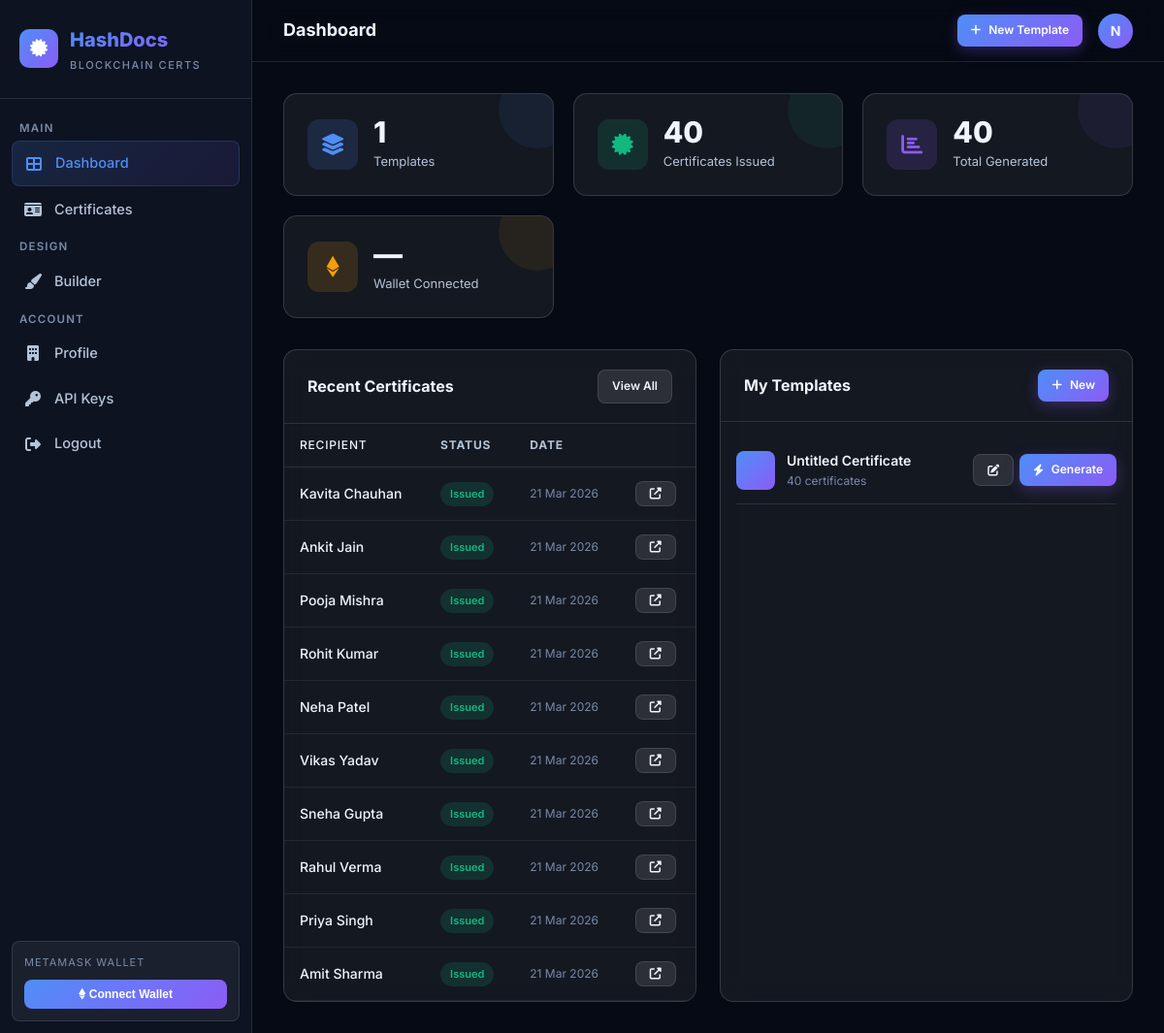
Before: /dashboard/ (signed in) with the older database file.
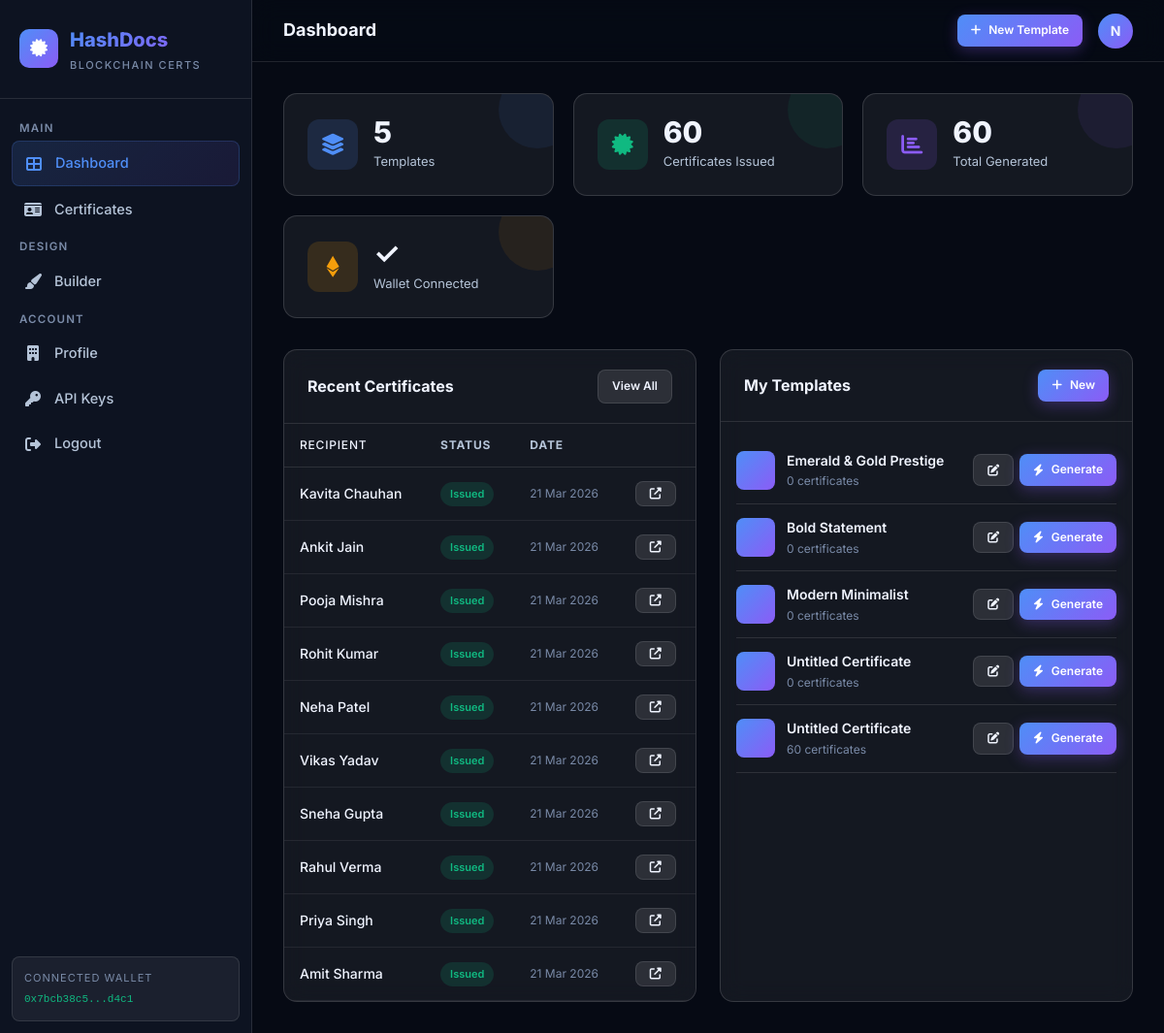
After: the same page with the newer database file.
### certificates/models.py (models this page shows, shortened)
class Certificate(models.Model):
    STATUS_CHOICES = [
        ('pending', 'Pending'),
        ('issued', 'Issued'),
        ('revoked', 'Revoked'),
    ]
    id = models.UUIDField(primary_key=True, default=uuid.uuid4, editable=False)
    template = models.ForeignKey(
        CertificateTemplate,
        on_delete=models.SET_NULL,
        null=True,
        related_name='certificates'
    )
    organization = models.ForeignKey(
        settings.AUTH_USER_MODEL,
        on_delete=models.CASCADE,
        related_name='certificates'
    )
    recipient_name = models.CharField(max_length=255)
    recipient_email = models.EmailField(blank=True)
    extra_data = models.JSONField(default=dict, help_text='Additional CSV fields used in template')
    certificate_image = models.ImageField(upload_to='certificates/', blank=True, null=True)
    ipfs_cid = models.CharField(max_length=255, blank=True, help_text='IPFS Content ID')
    ipfs_url = models.URLField(blank=True)
    cert_hash = models.CharField(max_length=66, blank=True, help_text='SHA-256 hash of certificate')
    tx_hash = models.CharField(max_length=66, blank=True, help_text='Blockchain transaction hash')
    wallet_signature = models.TextField(blank=True, help_text='MetaMask signature of hash')
    qr_code = models.ImageField(upload_to='qr_codes/', blank=True, null=True)
    verification_url = models.URLField(blank=True)
    status = models.CharField(max_length=20, choices=STATUS_CHOICES, default='issued')
    issued_at = models.DateTimeField(auto_now_add=True)
    updated_at = models.DateTimeField(auto_now=True)
    class Meta:
        ordering = ['-issued_at']

class CertificateTemplate(models.Model):
    CATEGORIES = [
        ('academic', 'Academic'),
        ('professional', 'Professional'),
        ('completion', 'Completion'),
        ('achievement', 'Achievement'),
        ('participation', 'Participation'),
        ('custom', 'Custom'),
    ]
    id = models.UUIDField(primary_key=True, default=uuid.uuid4, editable=False)
    organization = models.ForeignKey(
        settings.AUTH_USER_MODEL,
        on_delete=models.CASCADE,
        related_name='templates'
    )
    name = models.CharField(max_length=255)
    category = models.CharField(max_length=50, choices=CATEGORIES, default='custom')
    canvas_json = models.JSONField(default=dict, help_text='Fabric.js canvas JSON data')
    background_color = models.CharField(max_length=7, default='#ffffff')
    thumbnail = models.ImageField(upload_to='template_thumbnails/', blank=True, null=True)
    width = models.IntegerField(default=1000)
    height = models.IntegerField(default=700)
    created_at = models.DateTimeField(auto_now_add=True)
    updated_at = models.DateTimeField(auto_now=True)
    class Meta:
        ordering = ['-updated_at']
    @property
    def certificate_count(self):
        return self.certificates.count()

### accounts/models.py (models this page shows, shortened)
class Organization(AbstractBaseUser, PermissionsMixin):
    id = models.UUIDField(primary_key=True, default=uuid.uuid4, editable=False)
    email = models.EmailField(unique=True)
    name = models.CharField(max_length=255)
    phone = models.CharField(max_length=20, blank=True)
    website = models.URLField(blank=True)
    address = models.TextField(blank=True)
    logo = models.ImageField(upload_to='org_logos/', blank=True, null=True)
    wallet_address = models.CharField(max_length=42, blank=True, help_text='MetaMask Ethereum wallet address')
    is_active = models.BooleanField(default=True)
    is_staff = models.BooleanField(default=False)
    is_verified = models.BooleanField(default=False, help_text='KYC verified')
    date_joined = models.DateTimeField(auto_now_add=True)
    updated_at = models.DateTimeField(auto_now=True)
    USERNAME_FIELD = 'email'
    REQUIRED_FIELDS = ['name']
    objects = OrganizationManager()
    class Meta:
        verbose_name = 'Organization'
        verbose_name_plural = 'Organizations'

### certificates/views.py (the view)
# urls.py: path('', views.dashboard, name='dashboard'),
@login_required
def dashboard(request):
    org = request.user
    templates = CertificateTemplate.objects.filter(organization=org)
    certificates = Certificate.objects.filter(organization=org)
    recent_certs = certificates[:10]
    stats = {
        'templates': templates.count(),
        'total': certificates.count(),
        'issued': certificates.filter(status='issued').count(),
        'pending': certificates.filter(status='pending').count(),
    }
    return render(request, 'dashboard/dashboard.html', {
        'stats': stats,
        'recent_certs': recent_certs,
        'templates': templates[:6],
    })

### templates/dashboard/dashboard.html (shortened to what the changed rows need)
{% extends 'dashboard/base_dashboard.html' %}
{% block page_content %}
<div class="stat-grid">
    <div class="stat-card blue">
        <div class="stat-info">
            <div class="stat-value">{{ stats.templates }}</div>
            <div class="stat-label">Templates</div>
        </div>
    </div>
    <div class="stat-card green">
        <div class="stat-info">
            <div class="stat-value">{{ stats.issued }}</div>
            <div class="stat-label">Certificates Issued</div>
        </div>
    </div>
    <div class="stat-card purple">
        <div class="stat-info">
            <div class="stat-value">{{ stats.total }}</div>
            <div class="stat-label">Total Generated</div>
        </div>
    </div>
    <div class="stat-card gold">
        <div class="stat-info">
            <div class="stat-value">{% if request.user.wallet_address %}✓{% else %}—{% endif %}</div>
            <div class="stat-label">Wallet Connected</div>
        </div>
    </div>
</div>
<div style="display:grid;grid-template-columns:1fr 1fr;gap:24px;">
    <div class="card">
        <div class="table-wrap">
            <table class="data-table">
                <thead>
                    <tr>
                        <th>Recipient</th>
                        <th>Status</th>
                        <th>Date</th>
                        <th></th>
                    </tr>
                </thead>
                <tbody>
                    {% for cert in recent_certs %}
                    <tr>
                        <td>{{ cert.recipient_name }}</td>
                        <td><span class="badge badge-success">{{ cert.status|title }}</span></td>
                        <td style="font-size:12px;color:var(--text-muted);">{{ cert.issued_at|date:"d M Y" }}</td>
                        <td>
                            <a href="{% url 'verify_certificate' cert.id %}" target="_blank" class="btn btn-secondary btn-sm">
                                <i class="fas fa-external-link-alt"></i>
                            </a>
                        </td>
                    </tr>
                    {% empty %}
                    <tr>
                        <td colspan="4" style="text-align:center;padding:32px;color:var(--text-muted);">
                            No certificates yet. <a href="{% url 'template_list' %}" style="color:var(--blue);">Create your first template →</a>
                        </td>
                    </tr>
                    {% endfor %}
                </tbody>
            </table>
        </div>
    </div>
    <div class="card">
        <div class="card-body" style="padding:16px;">
            {% if templates %}
                {% for t in templates %}
                <div style="display:flex;align-items:center;justify-content:space-between;padding:12px 0;border-bottom:1px solid var(--border);">
                    <div style="display:flex;align-items:center;gap:12px;">
                        <div style="width:40px;height:40px;background:linear-gradient(135deg,var(--blue),var(--purple));border-radius:8px;display:flex;align-items:center;justify-content:center;font-size:16px;">
                        </div>
                        <div>
                            <div style="font-weight:600;font-size:14px;">{{ t.name }}</div>
                            <div style="font-size:12px;color:var(--text-muted);">{{ t.certificate_count }} certificate{{ t.certificate_count|pluralize }}</div>
                        </div>
                    </div>
                    <div style="display:flex;gap:6px;">
                        <a href="{% url 'template_edit' t.id %}" class="btn btn-secondary btn-sm"><i class="fas fa-edit"></i></a>
                        <a href="{% url 'bulk_generate_page' t.id %}" class="btn btn-gradient btn-sm"><i class="fas fa-bolt"></i> Generate</a>
                    </div>
                </div>
                {% endfor %}
            {% endif %}
        </div>
    </div>
</div>
{% endblock %}

### templates/dashboard/base_dashboard.html (shortened to what this page needs)
{% extends 'base.html' %}
{% load static %}
{% block content %}
<div class="app-layout">
    <aside class="sidebar">
        <div class="sidebar-logo">
            <div class="logo-icon">
                <i class="fas fa-certificate" style="color:white;"></i>
            </div>
            <div>
                <div class="logo-text">HashDocs</div>
                <div class="logo-sub">Blockchain Certs</div>
            </div>
        </div>
        <nav class="sidebar-nav">
            <span class="nav-section-label">Main</span>
            <a href="{% url 'dashboard' %}" class="nav-item {% if request.resolver_match.url_name == 'dashboard' %}active{% endif %}">
                <i class="fas fa-th-large nav-icon"></i> Dashboard
            </a>
            <a href="{% url 'certificate_list' %}" class="nav-item {% if request.resolver_match.url_name == 'certificate_list' %}active{% endif %}">
                <i class="fas fa-id-card nav-icon"></i> Certificates
            </a>
            <span class="nav-section-label">Design</span>
            <a href="{% url 'template_list' %}" class="nav-item {% if 'template' in request.resolver_match.url_name %}active{% endif %}">
                <i class="fas fa-paint-brush nav-icon"></i> Builder
            </a>
            <span class="nav-section-label">Account</span>
            <a href="{% url 'profile' %}" class="nav-item {% if request.resolver_match.url_name == 'profile' %}active{% endif %}">
                <i class="fas fa-building nav-icon"></i> Profile
            </a>
            <a href="{% url 'api_keys' %}" class="nav-item {% if 'api_key' in request.resolver_match.url_name %}active{% endif %}">
                <i class="fas fa-key nav-icon"></i> API Keys
            </a>
            <a href="{% url 'logout' %}" class="nav-item">
                <i class="fas fa-sign-out-alt nav-icon"></i> Logout
            </a>
        </nav>
        <div class="wallet-badge" id="wallet-section">
            {% if request.user.wallet_address %}
                <div class="wallet-label">Connected Wallet</div>
                <div class="wallet-addr">{{ request.user.wallet_address|slice:":10" }}...{{ request.user.wallet_address|slice:"-4:" }}</div>
            {% else %}
                <div class="wallet-label" style="margin-bottom:8px;">MetaMask Wallet</div>
                <button class="wallet-connect-btn" onclick="connectMetaMask()">
                    <i class="fab fa-ethereum"></i> Connect Wallet
                </button>
            {% endif %}
        </div>
    </aside>
    <div class="main-content">
        <header class="topbar">
            <div class="topbar-title">{% block page_title %}Dashboard{% endblock %}</div>
            <div class="topbar-actions">
                <a href="{% url 'template_create' %}" class="btn btn-gradient btn-sm">
                    <i class="fas fa-plus"></i> New Template
                </a>
                <div class="avatar" title="{{ request.user.name }}">
                    {{ request.user.name|slice:":1"|upper }}
                </div>
            </div>
        </header>
        <main class="page-body">
            {% block page_content %}{% endblock %}
        </main>
    </div>
</div>
{% endblock %}

Changed rows visible on the page:
changed Organization: user.wallet_address (not shown) → "0x7bcb38c5"; user.wallet_address (not shown) → "d4c1"
added CertificateTemplate: name "Emerald & Gold Prestige", certificate_count "0"
added CertificateTemplate: name "Bold Statement", certificate_count "0"
added CertificateTemplate: name "Modern Minimalist", certificate_count "0"
added CertificateTemplate: name "Untitled Certificate", certificate_count "0"
changed CertificateTemplate (number 5 of 5 on the later page): certificate_count "40" → "60"
Other visible differences:
{{ stats.templates }}: "1" → "5"
{{ stats.issued }}: "40" → "60"
{{ stats.total }}: "40" → "60"
text no longer shown: "METAMASK WALLET Connect Wallet —"
text now shown: "CONNECTED WALLET ... ✓"
